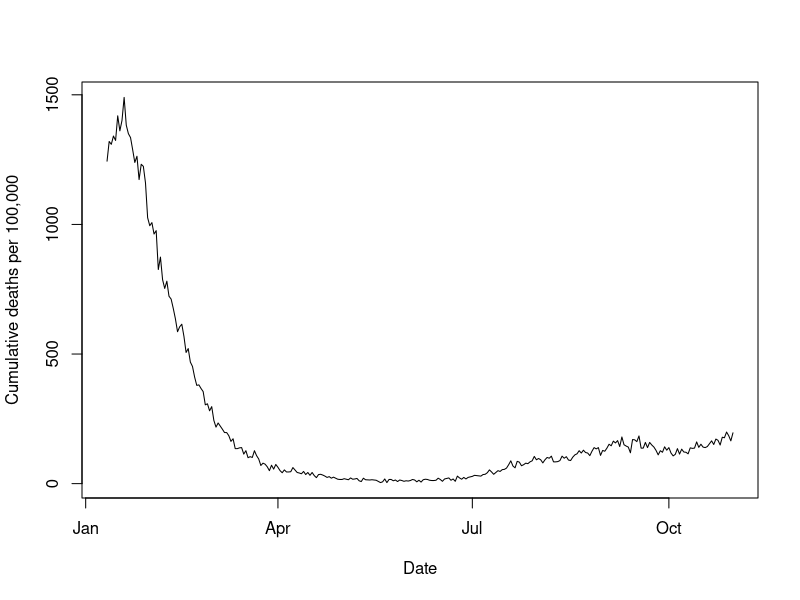

Generate this figure with R:
# Load packages
library(tidyverse)
library(mgcv)

# Load data
covid <- read_csv("data/covid.csv")

# Subset data to look at just GBR
gbr_data <- covid |> 
  filter(iso_alpha_3 == "GBR") 

# Split data to train and test sets
train_prop <- 0.8
gbr_train <- gbr_data[1:ceiling(train_prop * nrow(gbr_data)),]
gbr_test <- gbr_data[(ceiling(train_prop * nrow(gbr_data)) + 1):nrow(gbr_data),]

# Plot the data
plot(gbr_train$date, gbr_train$deaths,
     type = "l",
     xlab = "Date", ylab = "Cumulative deaths per 100,000")

# Which other variables may be of interest?




